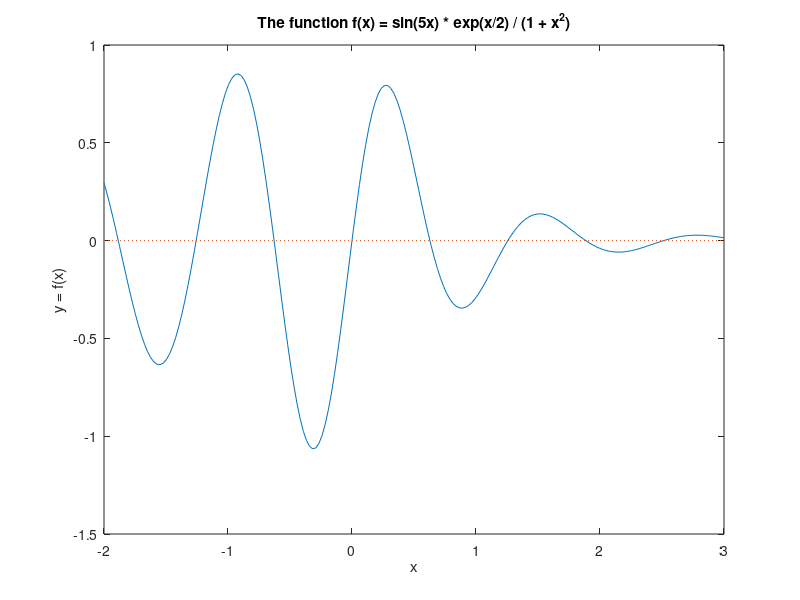

The MATLAB source for this figure:
% Script Eg4_1
% Plots the function f(x) = sin(5x)*exp(x/2)/(1 + x^2) across [-2,3].

L = -2;  % Left endpoint
R =  3;  % Right endpoint
N = 200; % Number of sample points
% Obtain the vector of x-values and f-values...
x = linspace(L,R,N);
y = sin(5*x) .* exp(-x/2) ./ (1 + x.^2);
% Plot and label...
plot(x,y,[L R],[0 0],':')
title('The function f(x) = sin(5x) * exp(x/2) / (1 + x^2)')
ylabel('y = f(x)')
xlabel('x')